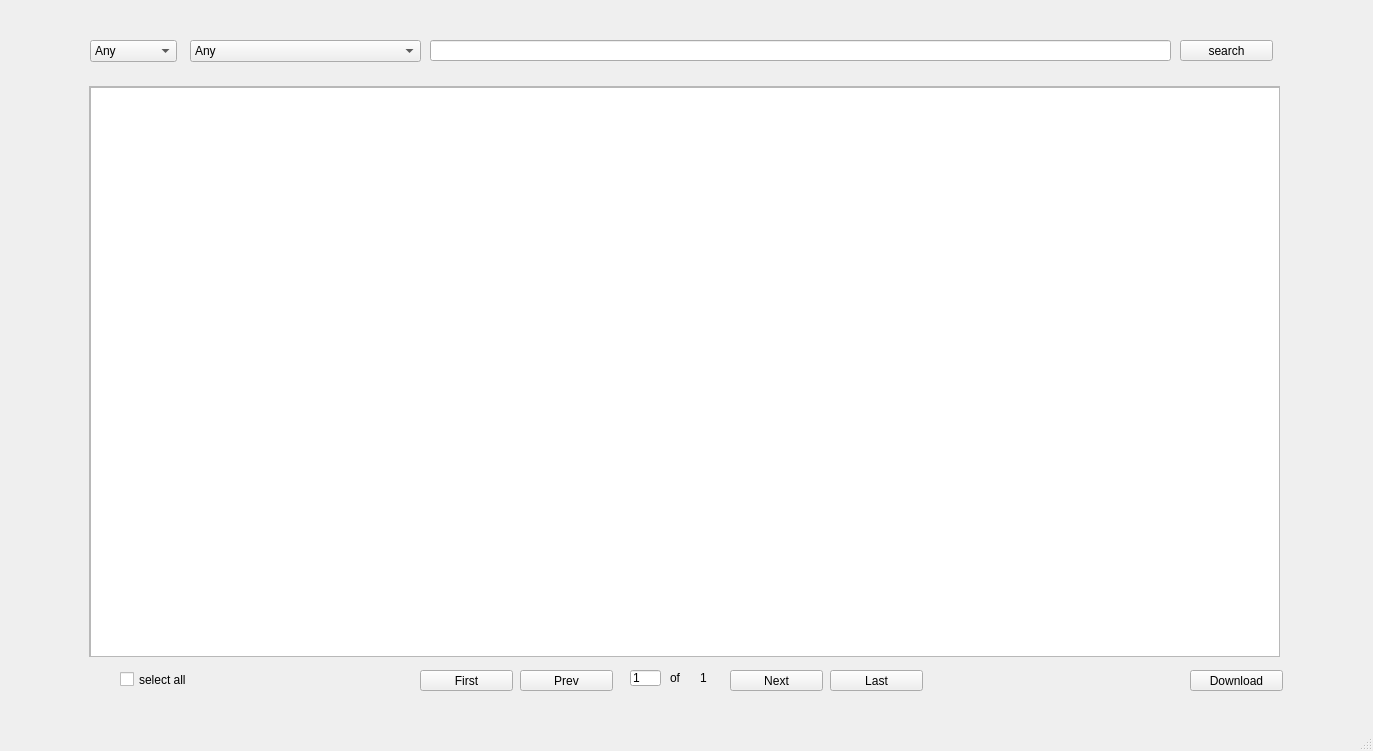
<?xml version="1.0" encoding="UTF-8"?>
<ui version="4.0">
 <class>GEOsearcher</class>
 <widget class="QMainWindow" name="GEOsearcher">
  <property name="geometry">
   <rect>
    <x>0</x>
    <y>0</y>
    <width>1373</width>
    <height>751</height>
   </rect>
  </property>
  <property name="windowTitle">
   <string>GEOsearcher</string>
  </property>
  <widget class="QWidget" name="centralwidget">
   <widget class="QPushButton" name="search_button">
    <property name="geometry">
     <rect>
      <x>1180</x>
      <y>40</y>
      <width>93</width>
      <height>21</height>
     </rect>
    </property>
    <property name="text">
     <string>search</string>
    </property>
   </widget>
   <widget class="QComboBox" name="comboBox">
    <property name="geometry">
     <rect>
      <x>90</x>
      <y>40</y>
      <width>87</width>
      <height>22</height>
     </rect>
    </property>
    <item>
     <property name="text">
      <string>Any</string>
     </property>
    </item>
    <item>
     <property name="text">
      <string>miRNA</string>
     </property>
    </item>
    <item>
     <property name="text">
      <string>lncRNA</string>
     </property>
    </item>
    <item>
     <property name="text">
      <string>mRNA</string>
     </property>
    </item>
   </widget>
   <widget class="QLineEdit" name="terms">
    <property name="geometry">
     <rect>
      <x>430</x>
      <y>40</y>
      <width>741</width>
      <height>21</height>
     </rect>
    </property>
   </widget>
   <widget class="QScrollArea" name="scrollArea">
    <property name="geometry">
     <rect>
      <x>89</x>
      <y>86</y>
      <width>1191</width>
      <height>571</height>
     </rect>
    </property>
    <property name="widgetResizable">
     <bool>true</bool>
    </property>
    <widget class="QWidget" name="scrollAreaWidgetContents">
     <property name="geometry">
      <rect>
       <x>0</x>
       <y>0</y>
       <width>1189</width>
       <height>569</height>
      </rect>
     </property>
     <widget class="QTableWidget" name="tableWidget">
      <property name="geometry">
       <rect>
        <x>0</x>
        <y>0</y>
        <width>1191</width>
        <height>571</height>
       </rect>
      </property>
     </widget>
    </widget>
   </widget>
   <widget class="QComboBox" name="comboBox_2">
    <property name="geometry">
     <rect>
      <x>190</x>
      <y>40</y>
      <width>231</width>
      <height>22</height>
     </rect>
    </property>
    <item>
     <property name="text">
      <string>Any</string>
     </property>
    </item>
    <item>
     <property name="text">
      <string>Homo sapiens</string>
     </property>
    </item>
    <item>
     <property name="text">
      <string>Mus musculus</string>
     </property>
    </item>
    <item>
     <property name="text">
      <string>Arabidopsis thaliana</string>
     </property>
    </item>
    <item>
     <property name="text">
      <string>Rattus norvegicus</string>
     </property>
    </item>
    <item>
     <property name="text">
      <string>Drosophila melanogaster</string>
     </property>
    </item>
    <item>
     <property name="text">
      <string>Saccharomyces cerevisiae</string>
     </property>
    </item>
    <item>
     <property name="text">
      <string>Caenorhabditis elegans</string>
     </property>
    </item>
    <item>
     <property name="text">
      <string>Escherichia coli</string>
     </property>
    </item>
    <item>
     <property name="text">
      <string>Danio rerio</string>
     </property>
    </item>
    <item>
     <property name="text">
      <string>Oryza sativa</string>
     </property>
    </item>
    <item>
     <property name="text">
      <string>synthetic construct</string>
     </property>
    </item>
    <item>
     <property name="text">
      <string>Bos taurus</string>
     </property>
    </item>
    <item>
     <property name="text">
      <string>Schizosaccharomyces pombe</string>
     </property>
    </item>
    <item>
     <property name="text">
      <string>Sus scrofa</string>
     </property>
    </item>
    <item>
     <property name="text">
      <string>Gallus gallus</string>
     </property>
    </item>
    <item>
     <property name="text">
      <string>Salmonella enterica</string>
     </property>
    </item>
    <item>
     <property name="text">
      <string>Staphylococcus aureus</string>
     </property>
    </item>
    <item>
     <property name="text">
      <string>Zea mays</string>
     </property>
    </item>
    <item>
     <property name="text">
      <string>Macaca mulatta</string>
     </property>
    </item>
    <item>
     <property name="text">
      <string>Pseudomonas aeruginosa</string>
     </property>
    </item>
   </widget>
   <widget class="QLineEdit" name="lineEdit">
    <property name="geometry">
     <rect>
      <x>630</x>
      <y>670</y>
      <width>31</width>
      <height>16</height>
     </rect>
    </property>
    <property name="text">
     <string>1</string>
    </property>
   </widget>
   <widget class="QLabel" name="label">
    <property name="geometry">
     <rect>
      <x>670</x>
      <y>670</y>
      <width>21</width>
      <height>16</height>
     </rect>
    </property>
    <property name="text">
     <string>of</string>
    </property>
   </widget>
   <widget class="QLabel" name="label_2">
    <property name="geometry">
     <rect>
      <x>700</x>
      <y>670</y>
      <width>41</width>
      <height>16</height>
     </rect>
    </property>
    <property name="text">
     <string>1</string>
    </property>
   </widget>
   <widget class="QPushButton" name="Prev_button">
    <property name="geometry">
     <rect>
      <x>520</x>
      <y>670</y>
      <width>93</width>
      <height>21</height>
     </rect>
    </property>
    <property name="text">
     <string>Prev</string>
    </property>
   </widget>
   <widget class="QPushButton" name="Next_button">
    <property name="geometry">
     <rect>
      <x>730</x>
      <y>670</y>
      <width>93</width>
      <height>21</height>
     </rect>
    </property>
    <property name="text">
     <string>Next</string>
    </property>
   </widget>
   <widget class="QPushButton" name="Last_button">
    <property name="geometry">
     <rect>
      <x>830</x>
      <y>670</y>
      <width>93</width>
      <height>21</height>
     </rect>
    </property>
    <property name="text">
     <string>Last</string>
    </property>
   </widget>
   <widget class="QPushButton" name="First_button">
    <property name="geometry">
     <rect>
      <x>420</x>
      <y>670</y>
      <width>93</width>
      <height>21</height>
     </rect>
    </property>
    <property name="text">
     <string>First</string>
    </property>
   </widget>
   <widget class="QCheckBox" name="checkBox">
    <property name="geometry">
     <rect>
      <x>120</x>
      <y>670</y>
      <width>111</width>
      <height>19</height>
     </rect>
    </property>
    <property name="text">
     <string>select all</string>
    </property>
   </widget>
   <widget class="QPushButton" name="download_button">
    <property name="geometry">
     <rect>
      <x>1190</x>
      <y>670</y>
      <width>93</width>
      <height>21</height>
     </rect>
    </property>
    <property name="text">
     <string>Download</string>
    </property>
   </widget>
  </widget>
  <widget class="QMenuBar" name="menubar">
   <property name="geometry">
    <rect>
     <x>0</x>
     <y>0</y>
     <width>1373</width>
     <height>26</height>
    </rect>
   </property>
  </widget>
  <widget class="QStatusBar" name="statusbar"/>
 </widget>
 <resources/>
 <connections/>
</ui>
